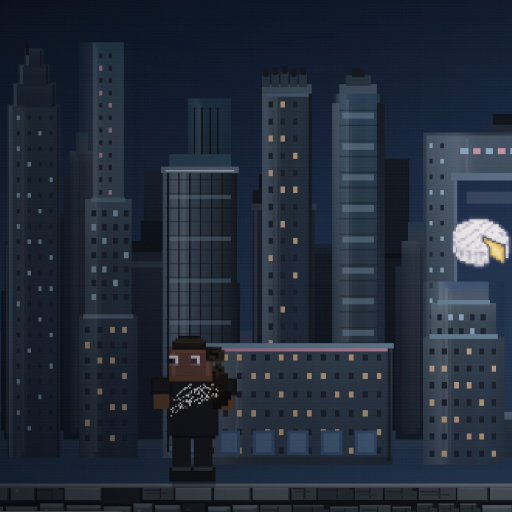
#> input picture assets/minia.png, 1024 x 1024 px (shown at 1/2 size)
$ python gen-pwa-icons.py
#> lines starting #> are read from the running program, lines starting #| are printed output that depends on the picture
#!/usr/bin/env python3
"""Régénère les icônes PWA à partir de assets/minia.png (carré, pixel art)."""
from pathlib import Path
from PIL import Image

ROOT = Path(__file__).resolve().parents[1]
ASSETS = ROOT / "assets"
SRC = ASSETS / "minia.png"

def main() -> None:
    if not SRC.exists():
        raise SystemExit(f"Manquant : {SRC}")
    img = Image.open(SRC).convert("RGBA")
#> img is the input picture: PIL image 1024x1024 RGBA; mean R, G, B, A 34.5, 43.3, 57, 255
    w, h = img.size
#> w = 1024; h = 1024
    side = min(w, h)
#> side = 1024
    left = (w - side) // 2
#> left = 0
    top = (h - side) // 2
#> top = 0
    sq = img.crop((left, top, left + side, top + side))
    # Pixel art → nearest neighbor
    master = sq.resize((1024, 1024), Image.Resampling.NEAREST)
    master.save(SRC, "PNG", optimize=True)
    master.convert("RGB").save(ASSETS / "minia.jpg", "JPEG", quality=95, optimize=True)
    for size, name in (
        (180, "icon-180.png"),
        (180, "apple-touch-icon.png"),
        (192, "icon-192.png"),
        (512, "icon-512.png"),
    ):
        out = ASSETS / name
        master.resize((size, size), Image.Resampling.NEAREST).save(out, "PNG", optimize=True)
        print("ok", out.name)
#> this loop made 4 passes
#> pass 1, in main, `master.resize((size, size), Image.Resampling.NEAREST).save(out, "PNG",..`:
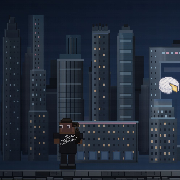
#> saved as icon-180.png: PIL image 180x180 RGBA; mean R, G, B, A 34.4, 43.2, 56.9, 255

if __name__ == "__main__":
    main()
